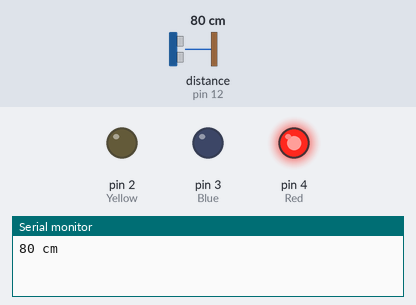
Bench run of a sketch on a simulated Arduino Uno, built with avr-gcc and run on an emulated ATmega328P. Parts: output pins drawn as LEDs (lit = HIGH), the last lines printed to the serial monitor. Wiring (inferred from the names in the program): ultrasonic range finder: trigger pin 13; echo pin 12. The test bench sets the inputs (shaded band); at power-on: distance to the obstacle (sensor on pin 12) 80 cm. The echo pulse lasts 58.3 µs per cm; pins used as bus, display or sensor lines are not drawn.

Above: at 1.2 s.
1.3 s: distance to the obstacle (sensor on pin 12) set to 66 cm
2.8 s: distance to the obstacle (sensor on pin 12) set to 56 cm
At 3.5 s:
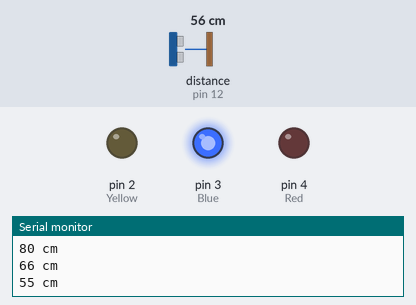
4.3 s: distance to the obstacle (sensor on pin 12) set to 2 cm
At 5.4 s:
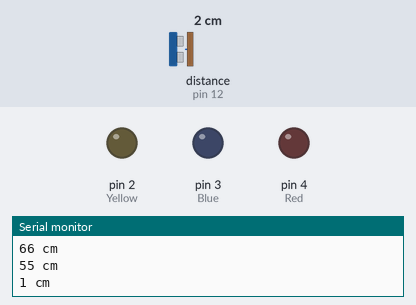
5.8 s: distance to the obstacle (sensor on pin 12) set to 4 cm
At 6.9 s:
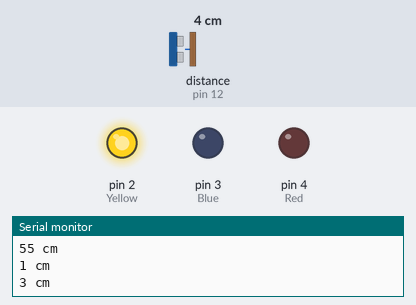
7.3 s: distance to the obstacle (sensor on pin 12) set to 35 cm
At 8.4 s:
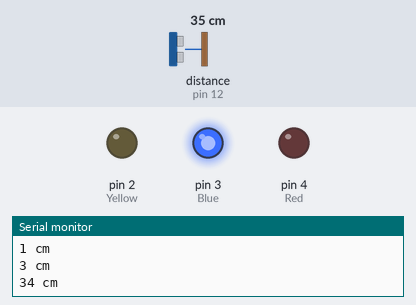
8.8 s: distance to the obstacle (sensor on pin 12) set to 9 cm
At 9.7 s:
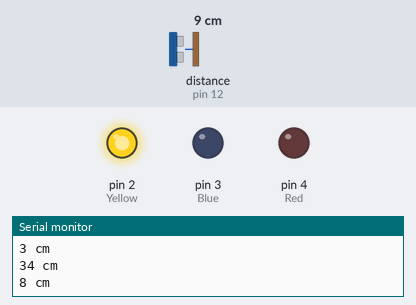
Timing chart, 0 to 11.3 s (numbered marks = the images above; inputs shaded):
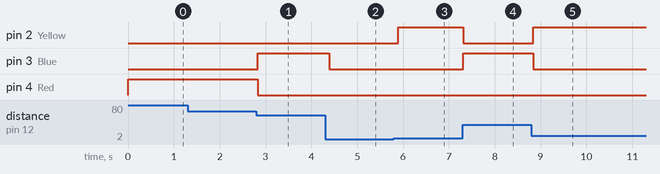

Measured:
- the behaviour switches between 61 and 60 cm on distance to the obstacle (sensor on pin 12) (found by bisection; images 0 and 1)
- the behaviour switches between 2 and 3 cm on distance to the obstacle (sensor on pin 12) (found by bisection; images 2 and 3)
- after the input at 2.8 s, pin 3 (Blue): LOW → HIGH at once; pin 4 (Red): HIGH → LOW at once
- after the input at 4.3 s, pin 3 (Blue): HIGH → LOW after 0.09 s
- after the input at 5.8 s, pin 2 (Yellow): LOW → HIGH after 0.10 s
- after the input at 7.3 s, pin 2 (Yellow): HIGH → LOW at once; pin 3 (Blue): LOW → HIGH at once
- after the input at 8.8 s, pin 2 (Yellow): LOW → HIGH at once; pin 3 (Blue): HIGH → LOW at once

The sketch:

AR06_ultrasonic.ino
```cpp
/*
 예제 6.7
 초음파 거리센서를 이용한 거리 측정
*/
int Yellow = 2;
int Blue = 3;
int Red = 4;

// 트리거 핀과 에코 핀 번호를 설정한다.
const char trigPin = 13;
const char echoPin = 12;

// 펄스 폭과 거리 변수 설정
int pulseWidth;
int distance;
int distanceOld;

void setup() {
  // 시리얼 통신 설정
  Serial.begin (9600);
  // 트리거 핀은 출력으로, 에코핀은 입력으로 설정
  pinMode(trigPin,OUTPUT);
  pinMode(echoPin,INPUT);
  pinMode(Yellow,OUTPUT);
  pinMode(Blue,OUTPUT);
  pinMode(Red,OUTPUT);
   // 트리거 핀의 초기값을 LOW로 한다
  digitalWrite(trigPin,LOW);
}

void loop(){

  // 10us의 트리거 신호를 HC-SR04로 내보낸다.
  digitalWrite(trigPin,HIGH);
  delayMicroseconds(10);
  digitalWrite(trigPin,LOW);

  // Echo 펄스 폭을 측정하여 pulseWidth 변수에 저장한다.
  pulseWidth = pulseIn(echoPin,HIGH);
  // 거리를 계산한다.
  distance = pulseWidth/58;

  // 감지거리인 2~200cm 범위의 거리값만 사용한다.
  if(distance <= 200 || distance >= 2){
    // 이전의 거리값과 비교하여 변화가 있을 경우에만
    // 시리얼 통신으로 전송한다.
    if(distance != distanceOld){
      Serial.print(distance);
      Serial.println(" cm");
    };
  };

  if(distance < 2 ){
    digitalWrite(Yellow,LOW);
    digitalWrite(Blue,LOW);
    digitalWrite(Red,LOW);
  }

  else if( distance <= 30 ){
    digitalWrite(Yellow,HIGH);
    digitalWrite(Blue,LOW);
    digitalWrite(Red,LOW);
  }

  else if( distance <= 60 ){
    digitalWrite(Yellow,LOW);
    digitalWrite(Blue,HIGH);
    digitalWrite(Red,LOW);
  }

  else if( distance > 60 ){
    digitalWrite(Yellow,LOW);
    digitalWrite(Blue,LOW);
    digitalWrite(Red,HIGH);
  }


  distanceOld = distance;
  delay(100);
}
```
